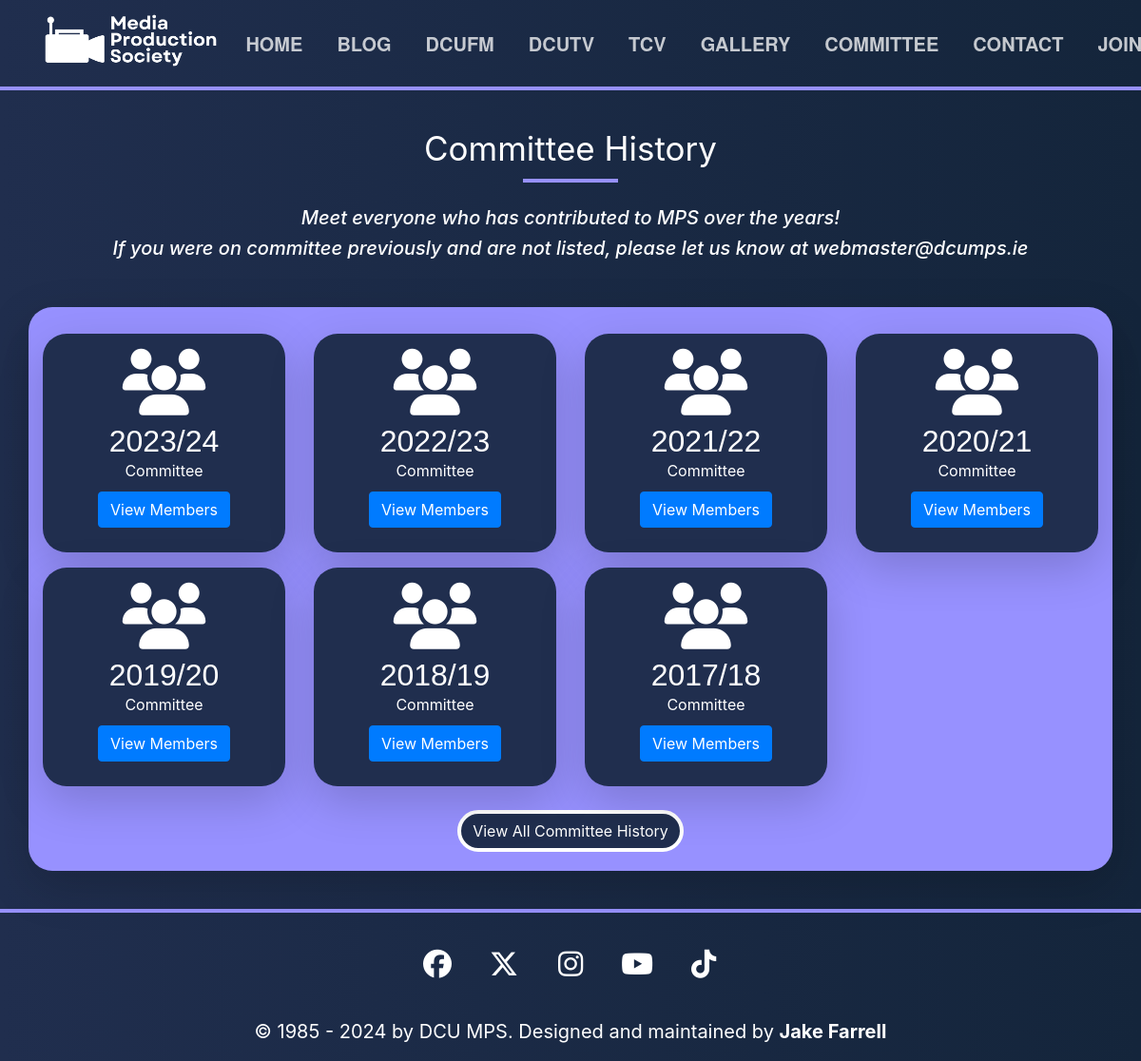
The page /committee/history on the database as committed earlier.
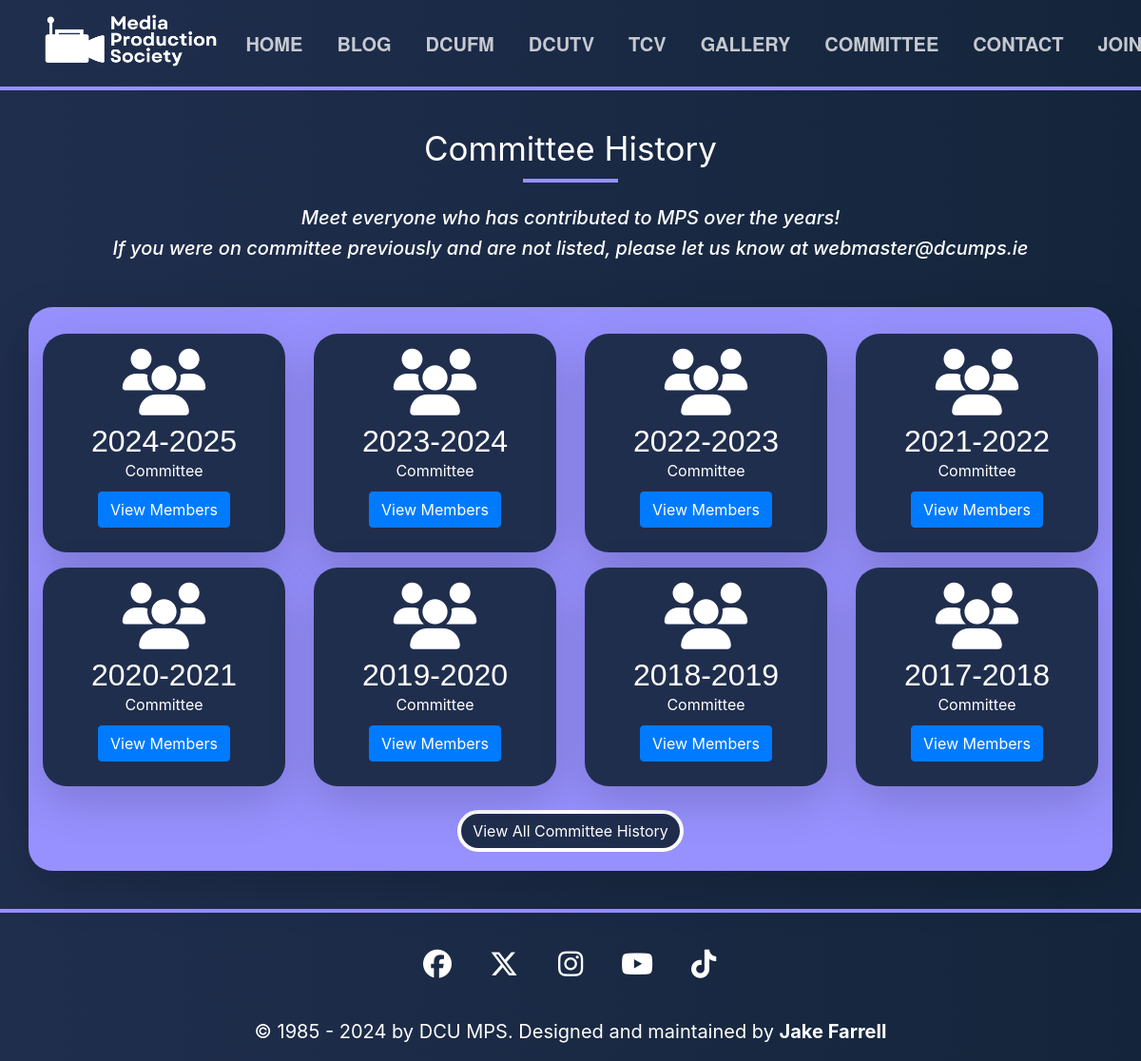
The same page on the database as committed later.
### mps_site/models.py (models this page shows, shortened)
class CommitteeHistory(models.Model):
    id = models.AutoField(primary_key=True)
    year = models.CharField(max_length=100)
    logo = models.CharField(max_length=100, null=True)
    title = models.CharField(max_length=100, default="Committee")
    members = models.ManyToManyField(CommitteeHistoryMember)
    def __str__(self):
        return self.year

### mps_site/views.py (the view)
# urls.py: path("committee/history", views.committee_history, name="committee_history"),
def committee_history(request):
    committee_history = CommitteeHistory.objects.all()
    return render(request, 'committee_history.html',
                  {'page_name': 'Committee History',
                   'committee_history': committee_history})

### mps_site/templates/committee_history.html (shortened to what this page needs)
{% extends 'base.html' %}
{% load static %}
{% block content %}
<div class="title-small">
  <h1>Committee History</h1>
  <h5><i>Meet everyone who has contributed to MPS over the years!</i></h5>
  <h5><i>If you were on committee previously and are not listed, please let us know at <a href="mailto:webmaster@dcumps.ie">webmaster@dcumps.ie</a></i></h5>
</div>
<div class="container">
  <div class="row justify-content-center">
    <div class="col-md-12 custom-box shadow-lg bg-body" id="stats">
      <div class="row gy-4 row-cols-2 row-cols-md-4" style="color: white;">
        {% for year in committee_history %}
        <div class="col my-2 award-item {% if forloop.counter > 8 %}d-none{% endif %}">
          <div class="hvr-grow text-center d-flex flex-column justify-content-center align-items-center py-3 shadow-lg bg-body"
            style="background-color: #202E4E; border-radius: 25px;">
            <div class="bs-icon-xl bs-icon-circle bs-icon-primary d-flex flex-shrink-0 justify-content-center align-items-center d-inline-block mb-2 bs-icon lg">
              <i class="fa-solid fa-users" style="font-size: 70px;"></i>
            </div>
            <div class="px-3" id="{{ year.title | lower }}">
              <h2 class="fw-bold tada animated mb-0">{{ year.year }}</h2>
              <p class="mb-0">Committee</p>
            </div>
            <a class="btn btn-primary" href="{% url 'committee_history_detail' year %}" style="margin-top: 10px; margin-bottom: 10px; color: white";>View Members</a>
          </div>
        </div>
        {% endfor %}
      </div>
      <div class="text-center mt-3">
        <button id="viewMoreButton" class="btn btn-primary" style="background-color: #202E4E; border-radius: 25px; border-width: 4px; border-color: white;">View All Committee History</button>
      </div>
    </div>
  </div>
</div>
{% endblock %}

### mps_site/templates/base.html (shortened to what this page needs)
{% load static %}
<!DOCTYPE html>
<html lang="en">
<head>
  <link rel="stylesheet" type="text/css" href="{% static 'css/style.css' %}">
  <link rel="stylesheet" type="text/css" href="{% static 'css/hover.css' %}">
  <link href="https://stackpath.bootstrapcdn.com/bootstrap/4.5.2/css/bootstrap.min.css" rel="stylesheet">
  <link rel="stylesheet" href="https://cdnjs.cloudflare.com/ajax/libs/font-awesome/6.5.1/css/all.min.css" />
  </head>
  <body>
    <header class="header">
      <nav class="navbar navbar-expand-xl navbar-light">
        <div class="container-fluid">
          <img id="clickImage" src="{% static 'assets/img/other/MPS_WideLogo_WHT.png' %}" onclick="checkClicks()" width="200" height="75" class="d-inline-block align-top" alt="" style="margin-left: 15px; cursor: pointer;">
        <div class="collapse navbar-collapse top_nav" id="navbarSupportedContent">
          <ul class="navbar-nav ml-auto custom-nav">
              <li class="nav-item">
                <a class="nav-link" href="/">Home</a>
              </li>
              <li class="nav-item">
                <a class="nav-link" href="/blog">Blog</a>
              </li>
              <li class="nav-item">
                <a class="nav-link" href="/dcufm">DCUfm</a>
              </li>
              <li class="nav-item">
                <a class="nav-link" href="/dcutv">DCUtv</a>
              </li>
              <li class="nav-item">
                <a class="nav-link" href="https://thecollegeview.ie" target="_blank">TCV</a>
              </li>
              <li class="nav-item">
                <a class="nav-link" href="/gallery">Gallery</a>
              </li>
              <li class="nav-item">
                <a class="nav-link" href="/committee">Committee</a>
              </li>
              <li class="nav-item">
                <a class="nav-link" href="/contact">Contact</a>
              </li>
              <li class="nav-item">
                <a class="nav-link" href="https://dcuclubsandsocs.ie/society/media-production" target="_blank">Join</a>
              </li>
          </ul>
        </div>
      </div>
    </nav>
    <div class="footer-line"></div>
    </header>
		{% block content %}
    {% endblock %}
	  <footer>
      <div class="footer">
        <div class="footer-line"></div>
        <ul>
          <li><a href="http://facebook.com/dcumps" target="_blank" aria-label="DCU MPS Facebook"><i class="fa-brands fa-facebook"></i></a></li>
          <li><a href="http://twitter.com/dcumps" target="_blank" aria-label="DCU MPS Twitter"><i class="fa-brands fa-x-twitter"></i></a></li>
          <li><a href="http://instagram.com/dcumps" target="_blank" aria-label="DCU MPS Instagram"><i class="fa-brands fa-instagram"></i></a></li>
          <li><a href="http://youtube.com/dcumps" target="_blank" aria-label="DCU MPS YouTube"><i class="fa-brands fa-youtube"></i></a></li>
          <li><a href="https://www.tiktok.com/@dcumps" target="_blank" aria-label="DCU MPS TikTok"><i class="fa-brands fa-tiktok"></i></a></li>
        </ul>
        <p>© 1985 - 2024 by DCU MPS. Designed and maintained by <a href="https://www.jakefarrell.ie" target="_blank"><strong>Jake Farrell</strong></a></p>
      </div>
    </footer>
  </body>
</html>

### mps_site/static/css/style.css (style rules this page uses)
:root { --main-color: #202E4E; --secondary-color: #9791FF; --text-color: #ffffff; --hover-color: #FFE085; }
html { scroll-behavior: smooth; }
body { background-color: var(--main-color); }
h1 { text-align: center; color: var(--text-color); font-size: 60px; }
h2, h6 { font-family: 'Rob', sans-serif; }
h3, h5 { text-align: center; color: var(--text-color); }
.header { top: 0; z-index: 500; }
.title-small { margin-top: 40px; margin-bottom: 30px; }
.custom-box { background-color: var(--secondary-color); color: var(--text-color); padding: 20px; margin: 20px; border-radius: 25px; }
.navbar-nav { font-family: 'Helvetica Neue', Helvetica, Arial, sans-serif; }
.nav-link { font-weight: bold; color: var(--text-color) !important; font-size: 20px; text-transform: uppercase; text-decoration: none; color: var(--secondary-color); margin: 0px 10px; display: inline-block; position: relative; opacity: 0.75; }
a:link { color: var(--text-color); }
.nav-link::before { width: 100%; bottom: 10px; opacity: 0; }
.footer { text-align: center; color: var(--text-color); width: 100%; min-height: 10%; padding-top: 20px; }
.footer-line { width: 100%; height: 4px; background-color: var(--secondary-color); }
.footer p { font-size: 20px; margin-left: 10px; margin-right: 10px; }
.footer ul { display: flex; justify-content: center; align-items: center; margin: 20px; padding: 10px; }
.footer ul li { list-style: none; margin: 0 10px; height: 50px; width: 50px; color: var(--text-color); display: flex; justify-content: center; align-items: center; font-size: 30px; transition: all ease 0.3s; }

### mps_site/templates/base.html (style rules this page uses)
body { background-image: linear-gradient(to right, #202E4E, rgb(20, 37, 59)) !important; margin: 0; }
.title-small h1 { font-weight: normal; font-size: 35px; position: relative; margin: 40px 0; }
.title-small h1::before { content: ''; position: absolute; width: 100px; height: 4px; background-color: #9791FF; bottom: -15px; left: 50%; transform: translateX(-50%); animation: animate 4s linear infinite; }

Rows that differ between the two databases and show on the page:
removed CommitteeHistory: year "2023/24"
removed CommitteeHistory: year "2022/23"
removed CommitteeHistory: year "2021/22"
removed CommitteeHistory: year "2020/21"
removed CommitteeHistory: year "2019/20"
removed CommitteeHistory: year "2018/19"
removed CommitteeHistory: year "2017/18"
added CommitteeHistory: year "2024-2025"
added CommitteeHistory: year "2023-2024"
added CommitteeHistory: year "2022-2023"
added CommitteeHistory: year "2021-2022"
added CommitteeHistory: year "2020-2021"
added CommitteeHistory: year "2019-2020"
added CommitteeHistory: year "2018-2019"
added CommitteeHistory: year "2017-2018"
